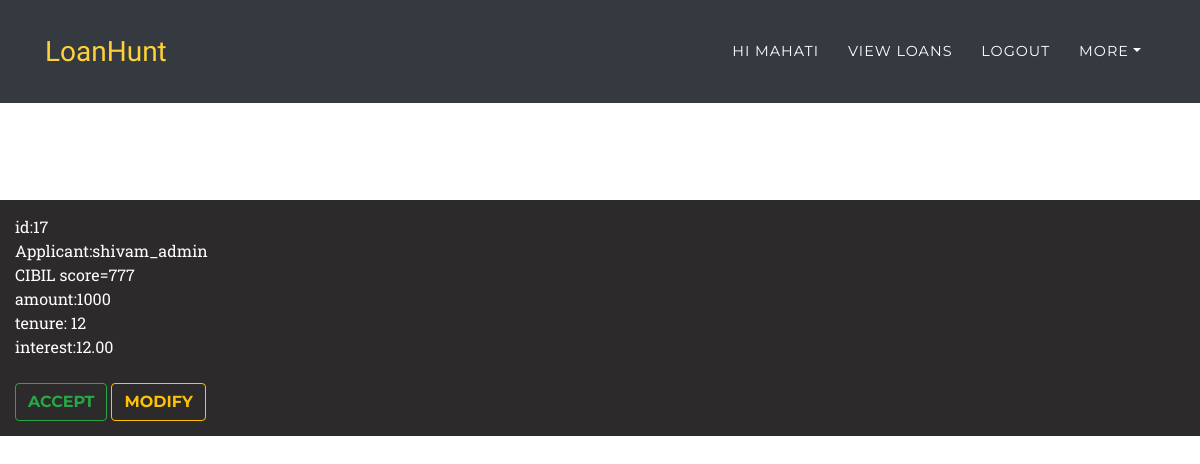
Page /loan/loan_view (signed in) on the committed database.
### loans/models.py (models this page shows, shortened)
class loans(models.Model):
    applicant=models.ForeignKey(User,on_delete=models.CASCADE,null=True,blank=True)
    lender=models.ForeignKey(User,on_delete=models.CASCADE,null=True,blank=True,related_name='lender_user')
    applied_date=models.DateTimeField(default=datetime.now)
    accepted_date=models.DateTimeField(null=True,blank=True)
    status=models.BooleanField(default=False)
    amt=models.IntegerField()
    tenure=models.IntegerField()
    interest=models.DecimalField(decimal_places=2,max_digits=4)

### BankProfile/models.py (models this page shows, shortened)
class bank_profile(models.Model):
    user=models.OneToOneField(User,on_delete=models.CASCADE,null=True)
    Aadhar = models.FileField(upload_to='Aadhar/',null=True)
    Pan = models.FileField(upload_to='Pan/',null=True)
    Salary = models.FileField(upload_to='Salary/',null=True)
    Bank=models.CharField(max_length=30,null=True)
    DUE=models.IntegerField(null=True)
    CUR=models.FloatField(null=True)
    Credit_duration=models.IntegerField(null=True)
    CTC=models.IntegerField(null=True)
    CIBIL=models.IntegerField(null=True,default=0)

### loans/views.py (the view)
# urls.py: path('loan/loan_view',loan_views.loan_view,name="loan_view"),
@login_required
def loan_view(request):
    loan=loans.objects.all()
    l=[]
    for i in loan:
        if i.applicant!=request.user and (not i.status):
            l.append(i)
    context={'loans':l}
    return render(request,'loans/loan_view.html',context)

### template/loans/loan_view.html
{% extends 'index.html' %}
{% block content %}
<div class="loan_applied">
    {% for i in loans %}
    <div class="item">
        id:{{ i.pk }}<br>
        Applicant:{{ i.applicant }}<br>
        {% if i.applicant.bank_profile.CIBIL %}
        CIBIL score={{ i.applicant.bank_profile.CIBIL }}<br>
        {% else %}
        CIBIL score:0<br>
        {% endif %}
        amount:{{ i.amt }}<br>
        tenure: {{ i.tenure }}<br>
        interest:{{ i.interest }}<br><br>
        <a href="{% url 'loan_accept' i.pk %}"><button type="submit" class="btn btn-outline-success">ACCEPT</button></a>
        <a href="{% url 'loan_modify_request' i.pk %}"><button type="submit" class="btn btn-outline-warning">MODIFY</button></a>
    </div><br>
    {% endfor %}
</div>
{% endblock content %}

### template/index.html (shortened to what this page needs)
<!DOCTYPE html>
<html>
{% load static %}
<head>
    <link rel="stylesheet" href="{% static 'assets/bootstrap/css/bootstrap.min.css' %}">
    <link rel="stylesheet" href="{% static 'assets/css/styles.css' %}">
    <link rel="stylesheet" href="{% static 'assets/fonts/font-awesome.min.css' %}">
</head>
<body id="page-top">
    <nav class="navbar navbar-dark navbar-expand-lg fixed-top bg-dark" id="mainNav">
        <div class="container"><a class="navbar-brand" href="{% url 'home' %}">LoanHunt</a>
            <div class="collapse navbar-collapse" id="navbarResponsive">
                <ul class="nav navbar-nav ml-auto text-uppercase">
                    {% if not user.is_authenticated %}
                    <li class="nav-item" role="presentation"><a class="nav-link js-scroll-trigger"
                            href="{% url 'register' %}">signup</a></li>
                    <li class="nav-item" role="presentation"><a class="nav-link js-scroll-trigger"
                            href="{% url 'login' %}">signin</a></li>
                    {% else %}
                    <li class="nav-item" role="presentation"><a class="nav-link js-scroll-trigger"
                            href="{% url 'user_profile' %}">Hi {{ user.username }}</a></li>
                    <li class="nav-item" role="presentation"><a class="nav-link js-scroll-trigger"
                            href="{% url 'loan_view' %}">view loans</a></li>
                    <li class="nav-item" role="presentation"><a class="nav-link js-scroll-trigger"
                            href="{% url 'logout' %}">logout</a></li>
                    <li class="nav-item dropdown "><a class="dropdown-toggle nav-link" data-toggle="dropdown"
                            aria-expanded="true" href="#">more</a>
                    </li>
                    {% endif %}
                </ul>
            </div>
            </div>
    </nav>
    {% block content %}
    {% endblock content %}
</body>
</html>

### static/assets/css/styles.css (style rules this page uses)
.loan_applied { display:"flex"; flex-direction:"column"; margin-top:200px; }
.item { padding:15px; background-color: rgb(44, 42, 42); color:white; margin-bottom: 10px; }

### rows in the picture
loans: pk "17", applicant "shivam_admin", applicant.bank_profile.CIBIL "777", amt "1000", tenure "12", interest "12.00"

### other values in the picture
{{ user.username }} "MAHATI"
